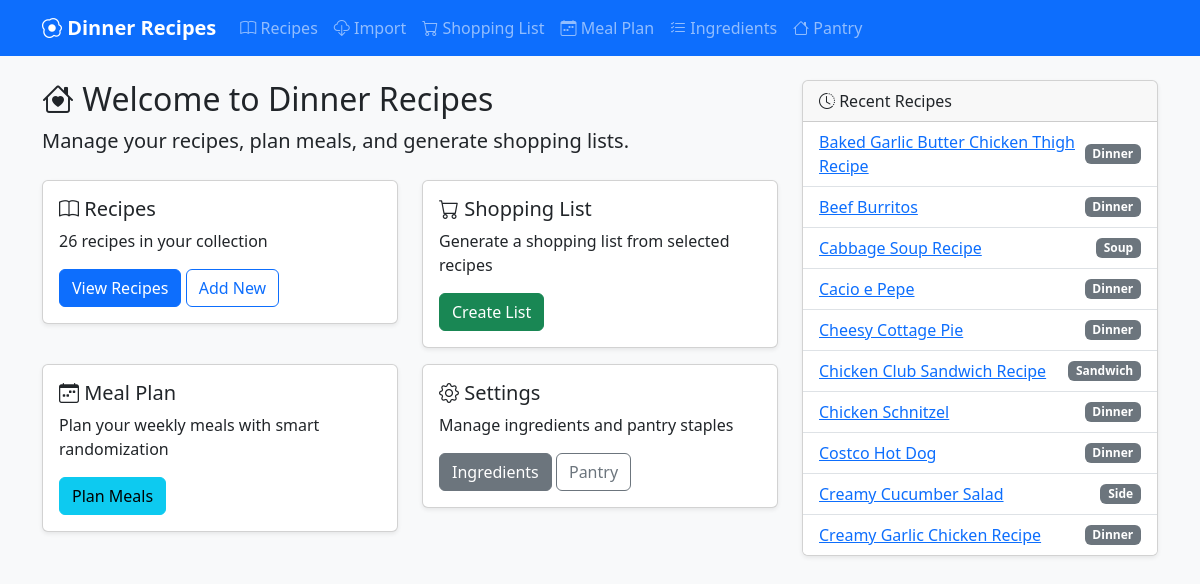
The page / on the database its author committed.
### app.py (models this page shows)
class Recipe(db.Model):
    id = db.Column(db.Integer, primary_key=True)
    name = db.Column(db.String(100), unique=True, nullable=False, index=True)
    category = db.Column(db.String(50), default='Dinner', index=True)
    difficulty = db.Column(db.String(20), default='Easy')
    protein_type = db.Column(db.String(20), default='None', index=True)
    servings = db.Column(db.Integer, default=4)
    instructions = db.Column(db.Text, default='')
    image = db.Column(db.String(255), default='')
    source_url = db.Column(db.String(500), default='')
    ingredients = db.relationship('RecipeIngredient', backref='recipe', lazy=True, cascade='all, delete-orphan')

### app.py (the view)
@app.route('/')
def index():
    recipes = Recipe.query.filter(Recipe.category != 'Archive').order_by(Recipe.name).all()
    return render_template('index.html', recipes=recipes)

### templates/index.html
{% extends 'base.html' %}
{% block content %}
<div class="row">
    <div class="col-md-8">
        <h2><i class="bi bi-house-heart"></i> Welcome to Dinner Recipes</h2>
        <p class="lead">Manage your recipes, plan meals, and generate shopping lists.</p>
        <div class="row mt-4">
            <div class="col-md-6">
                <div class="card">
                    <div class="card-body">
                        <h5 class="card-title"><i class="bi bi-book"></i> Recipes</h5>
                        <p class="card-text">{{ recipes|length }} recipes in your collection</p>
                        <a href="{{ url_for('recipes_list') }}" class="btn btn-primary">View Recipes</a>
                        <a href="{{ url_for('recipe_add') }}" class="btn btn-outline-primary">Add New</a>
                    </div>
                </div>
            </div>
            <div class="col-md-6">
                <div class="card">
                    <div class="card-body">
                        <h5 class="card-title"><i class="bi bi-cart"></i> Shopping List</h5>
                        <p class="card-text">Generate a shopping list from selected recipes</p>
                        <a href="{{ url_for('shopping_list') }}" class="btn btn-success">Create List</a>
                    </div>
                </div>
            </div>
        </div>
        <div class="row mt-3">
            <div class="col-md-6">
                <div class="card">
                    <div class="card-body">
                        <h5 class="card-title"><i class="bi bi-calendar-week"></i> Meal Plan</h5>
                        <p class="card-text">Plan your weekly meals with smart randomization</p>
                        <a href="{{ url_for('meal_plan') }}" class="btn btn-info">Plan Meals</a>
                    </div>
                </div>
            </div>
            <div class="col-md-6">
                <div class="card">
                    <div class="card-body">
                        <h5 class="card-title"><i class="bi bi-gear"></i> Settings</h5>
                        <p class="card-text">Manage ingredients and pantry staples</p>
                        <a href="{{ url_for('ingredients_list') }}" class="btn btn-secondary">Ingredients</a>
                        <a href="{{ url_for('pantry_list') }}" class="btn btn-outline-secondary">Pantry</a>
                    </div>
                </div>
            </div>
        </div>
    </div>
    <div class="col-md-4">
        <div class="card">
            <div class="card-header">
                <i class="bi bi-clock-history"></i> Recent Recipes
            </div>
            <ul class="list-group list-group-flush">
                {% for recipe in recipes[:10] %}
                <li class="list-group-item d-flex justify-content-between align-items-center">
                    <a href="{{ url_for('recipe_view', id=recipe.id) }}">{{ recipe.name }}</a>
                    <span class="badge bg-secondary">{{ recipe.category }}</span>
                </li>
                {% else %}
                <li class="list-group-item">No recipes yet</li>
                {% endfor %}
            </ul>
        </div>
    </div>
</div>
{% endblock %}

### static/css/style.css (style rules this page uses)
body { background-color: #f8f9fa; }
.card { box-shadow: 0 0.125rem 0.25rem rgba(0, 0, 0, 0.075); }

### rows shown on the page
Recipe: name "Baked Garlic Butter Chicken Thigh Recipe", category "Dinner"
Recipe: name "Beef Burritos", category "Dinner"
Recipe: name "Cabbage Soup Recipe", category "Soup"
Recipe: name "Cacio e Pepe", category "Dinner"
Recipe: name "Cheesy Cottage Pie", category "Dinner"
Recipe: name "Chicken Club Sandwich Recipe", category "Sandwich"
Recipe: name "Chicken Schnitzel", category "Dinner"
Recipe: name "Costco Hot Dog", category "Dinner"
Recipe: name "Creamy Cucumber Salad", category "Side"
Recipe: name "Creamy Garlic Chicken Recipe", category "Dinner"

### other values the page prints
{{ recipes|length }} "26"
